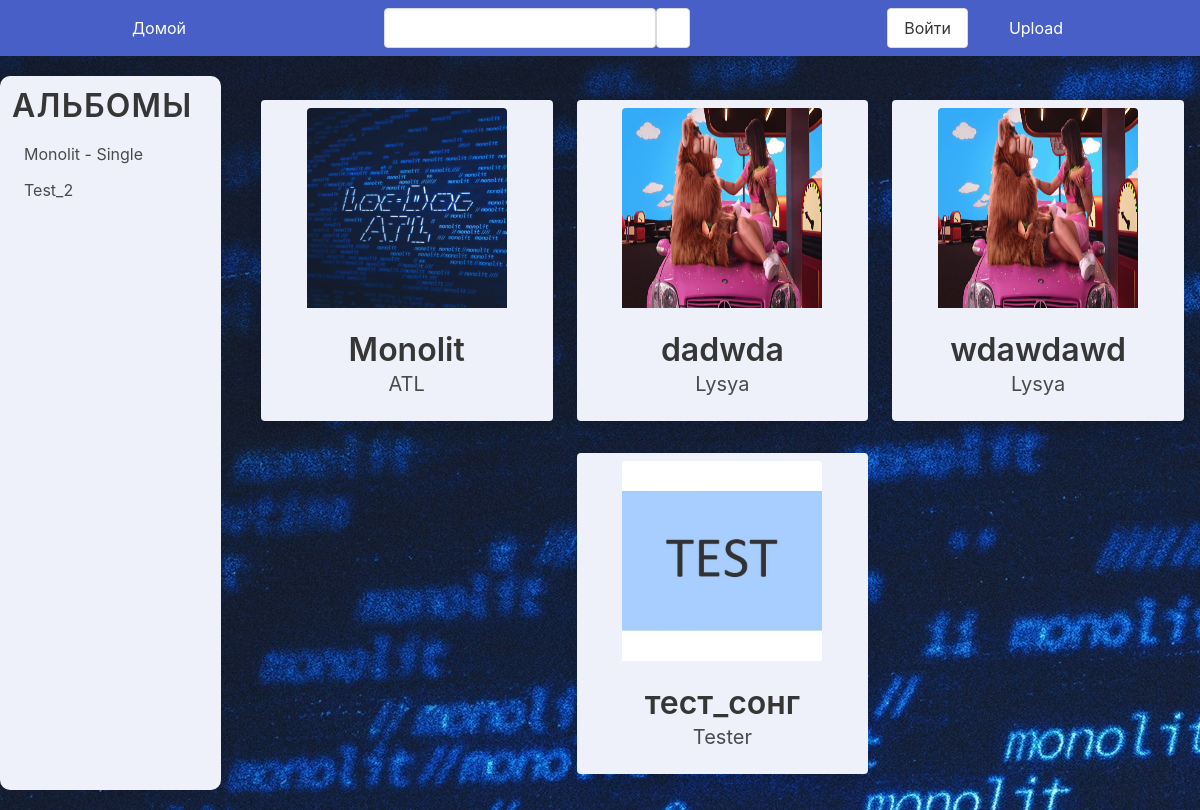
The page /music_player/home/ on the database its author committed.
### music_player/models.py (models this page shows)
class Album(models.Model):
    title = models.CharField(max_length=255)
    description = models.TextField()
    album_image = models.ImageField(default='ATL.jpeg')
    singer = models.CharField(max_length=255)
    is_uploaded = models.BooleanField(default=False)
    def __str__(self):
        if len(self.songs.all()) > 1 or len(self.uploaded_songs.all()) > 1:
            return self.title
        else:
            return f'{self.title} - Single'

class Song(models.Model):
    album = models.ForeignKey(Album, on_delete=models.CASCADE, related_name='songs', null=True, blank=True)
    name = models.CharField(max_length=255)
    song = models.FileField()
    def __str__(self):
        return self.name

### music_player/views.py (the view)
# urls.py: 2. Add a URL to urlpatterns:  path('', views.home, name='home')
def home(request):
    albums = request.GET.get('albums')
    songs = Song.objects.all()
    search = request.GET.get('search')
    songs = Song.objects.filter(album=albums) if albums else songs
    if search:
        songs = Song.objects.filter(
            Q(name__icontains=search)
            )
        return render(request, 'home.html', {'songs':songs, 'albums':albums})
    return render(request, 'home.html', {'songs':songs})

### music_player/templatetags/albums.py (called while the page is built)
@register.inclusion_tag('albums.html')
def albums():
    albums_list = Album.objects.filter(is_uploaded = True)
    return {'albums_list':albums_list}

### music_player/templates/home.html
{% extends 'base_layout.html' %}
{% load albums %}
{% block content %}
<div class="columns my-2">
    <div class="column is-one-fifth">
        {% albums %}
    </div>
    <div class="column">
        <div class="columns is-multiline is-centered p-4">
            {% for song in songs %}
                <div class="column is-4">
                    <a href="{% url 'music_player:song' song.pk %}">
                        <div class="card mt-2 has-background-link-light">
                            <div class="card-image pt-2">
                                <img class="image" style="margin: auto; width: 200px; height: 200px;" src="/media/{{ song.album.album_image }}">
                            </div>
                            <div class="card-content has-text-centered">
                                <div class="title">{{ song }}</div>
                                <div class="subtitle">{{ song.album.singer }}</div>
                            </div>
                        </div>
                    </a>
                </div>
            {% endfor %}
        </div>
    </div>
</div>
{% endblock %}

### music_player/templates/albums.html
<aside class="menu has-background-link-light p-3" style="min-height: 100%; border-radius: 10px;">
    <div class="menu-label">
        <div class="title">
            Альбомы
        </div>
    </div>
    <ul class="menu-list">
        {% for album in albums_list %}
        <li>
            <a href="{% url 'music_player:home' %}?albums={{album.pk}}">
                {{ album }}
            </a>
        </li>
        {% endfor %}
    </ul>
    </aside>

### rows shown on the page
Album: id+title "Monolit - Single"
Album: id+title "Test_2"
Song: album.album_image (picture), name "Monolit", album.singer "ATL"
Song: album.album_image (picture), name "dadwda", album.singer "Lysya"
Song: album.album_image (picture), name "wdawdawd", album.singer "Lysya"
Song: album.album_image (picture), name "тест_сонг", album.singer "Tester"
